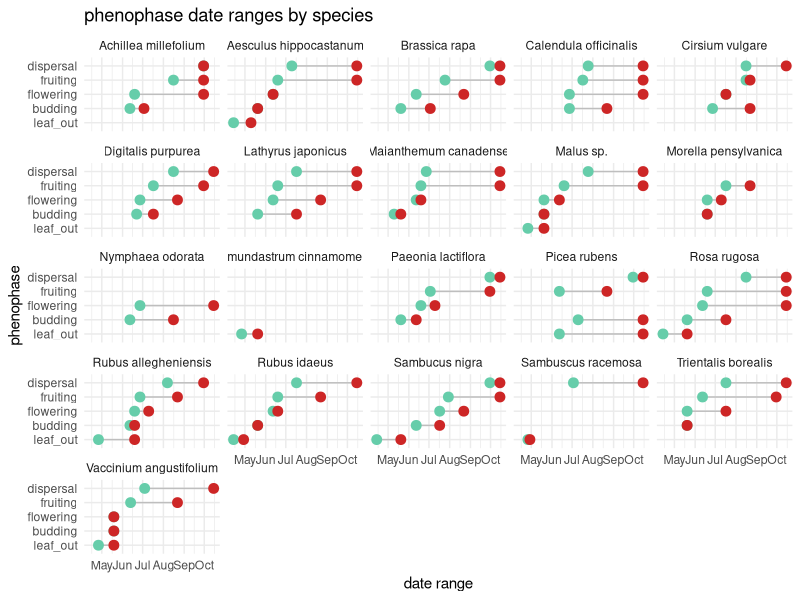
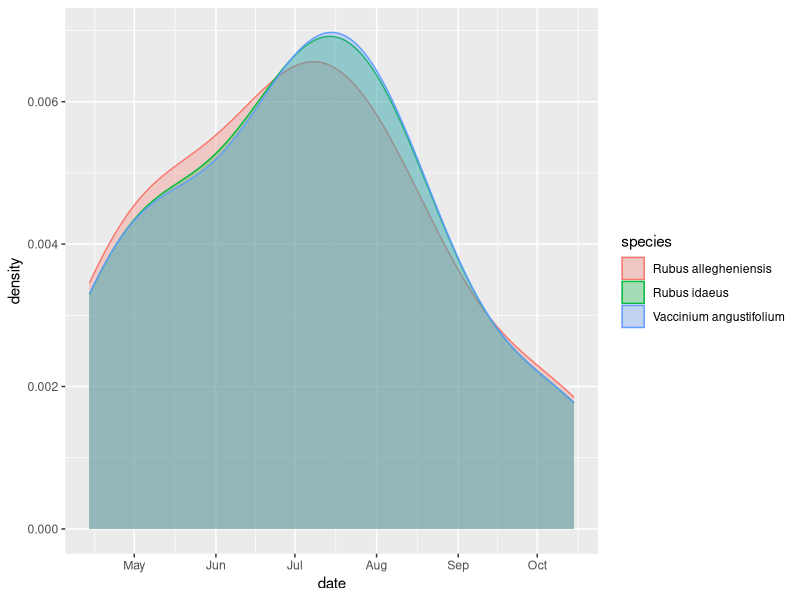
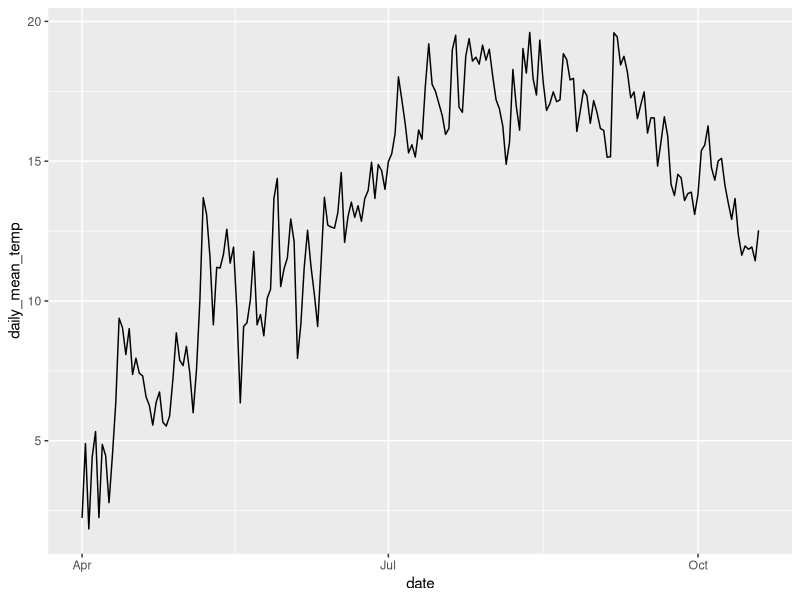
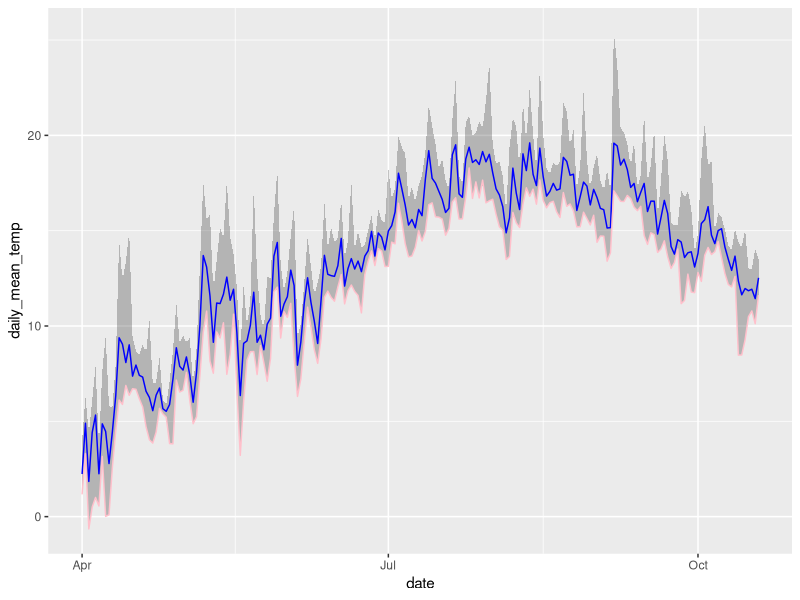

Here is the R script that generated these plots, in order: (Note: this script raises an error after producing the figures.)
## ---- chunk 1
library(tidyverse)
library(broom)
library(readr)
library(dplyr)
library(forcats)
library(lubridate)
## ---- chunk 2
# hurricane_plants <- read_csv("../data/hurricane_plants.csv")

hurricane_plants <- read_csv("../data/hurricane_plants.csv", 
    col_types = cols(date = col_date(format = "%m/%d/%Y")))

weather_data <- read_csv("../data/neracoos_buoy_data.csv")
## ---- chunk 3
# arrange variables in logical order
hurricane_plants <- relocate(hurricane_plants, 
       date, 
       life_form, 
       species, 
       common_name,
       initial_emergence,
       breaking_leaf_buds_count,
       leaf_presence,
       percent_unfolded_leaves,
       unfolded_leaves_count,
       percent_full_size_leaf,
       percent_leaves_colorful,
       fallen_leaf_presence,
       breaking_needle_bud_count,
       young_needle_count,
       percent_stalk_growth,
       percent_fiddlehead_unrolled,
       buds_and_flowers_count,
       percent_open_flowers,
       pollen_amount,
       pollen_cone_count,
       percent_open_pollen_cones,
       fruit_count,
       unripe_seed_cone_count, 
       percent_ripe_fruits,
       ripe_seed_cone_count,
       dropped_fruit_count,
       notes
       )

# remove empty rows, where life_form is NA 
hurricane_plants <- hurricane_plants %>% 
  filter(!is.na(life_form))
## ---- chunk 4
# first emergence column creation
hurricane_plants_join <- hurricane_plants %>%
  # mutate(date = as.Date(date)) %>%
  group_by(species, initial_emergence) %>% 
  filter(date == min(date)) %>% 
  slice(1) %>% # takes the first occurrence if there is a tie
  ungroup() %>%
  filter(initial_emergence == "TRUE") %>%
  dplyr::select(date, species, first_emergence=initial_emergence)

hurricane_plants <- hurricane_plants %>%
  full_join(hurricane_plants_join, join_by(date, species))
## ---- chunk 5
# create leafing out phenophase
hurricane_plants <- hurricane_plants %>%
  mutate(leaf_out = case_when(
    breaking_leaf_buds_count > 0 & percent_unfolded_leaves < 1 ~ T,
    percent_unfolded_leaves > 0 & percent_unfolded_leaves < 1 ~ T,
    breaking_needle_bud_count > 0 ~ T,
    percent_stalk_growth > 0 & percent_stalk_growth < 1 ~ T,
    .default = F
  ))
  
# create budding phenophase
hurricane_plants <- hurricane_plants %>%
  mutate(budding = case_when(
    buds_and_flowers_count > 0 & percent_open_flowers < 1 ~ T,
    pollen_cone_count > 0 ~ T,
    .default = F
  ))

# create flowering phenophase
hurricane_plants <- hurricane_plants %>%
  mutate(flowering = case_when(
    percent_open_flowers > 0 & buds_and_flowers_count > 0 ~ T,
    pollen_amount != "none" ~ T,
    .default = F
  ))

# create fruiting phenophase
hurricane_plants <- hurricane_plants %>%
  mutate(fruiting = case_when(
    fruit_count > 0 ~ T,
    unripe_seed_cone_count > 0 ~ T,
    .default = F
  ))

# create dispersal phenophase
hurricane_plants <- hurricane_plants %>%
  mutate(dispersal = case_when(
    percent_ripe_fruits > 0 ~ T,
    ripe_seed_cone_count > 1 ~ T,
    dropped_fruit_count > 0 ~ T,
    .default = F
  ))
## ---- chunk 6
# join first emergence to phenophase dataframe
#hurricane_plants <- hurricane_plants %>%
# full_join(hurricane_plants_join, join_by(species))

# pivot longer
hurricane_plants_long <- hurricane_plants %>%
  pivot_longer(
    cols = c(leaf_out : dispersal), 
    names_to = "phenophase"
  ) %>%
  filter(value == "TRUE") %>%
  group_by(species, phenophase) %>%
  summarize(start_date = min(date), 
            end_date = max(date))

# plot
hurricane_plants_long %>%
ggplot() +
  geom_segment( aes(x = (fct_relevel(phenophase, c("leaf_out",
                                                   "budding",
                                                   "flowering",
                                                   "fruiting",
                                                   "dispersal"))), 
                    xend = (fct_relevel(phenophase, c("leaf_out",
                                                      "budding",
                                                      "flowering",
                                                      "fruiting",
                                                      "dispersal"))),
                    y = start_date, 
                    yend=end_date), 
                color = "grey") +
  
  geom_point(aes(x = (fct_relevel(phenophase, c("leaf_out", 
                                                "budding", 
                                                "flowering", 
                                                "fruiting",
                                                "dispersal"))),
                 y = start_date), 
             color = "aquamarine3", 
             size = 3 ) +
  
  geom_point(aes(x = (fct_relevel(phenophase, c("leaf_out", 
                                                "budding", 
                                                "flowering", 
                                                "fruiting",
                                                "dispersal"))),
                 y = end_date), 
             color = "firebrick3", 
             size = 3 ) +
  
  coord_flip()+
  facet_wrap(~ species) +
  theme_minimal() +
  theme(legend.position = "none",) +
  labs(x = "phenophase",
       y = "date range",
       title = "phenophase date ranges by species")
## ---- chunk 7
#comparisons with raspberry, blackberry, and blueberry
hurricane_plants %>%
  filter(species %in% c("Rubus allegheniensis", "Vaccinium angustifolium", "Rubus idaeus")) %>%
  ggplot(
    aes(x = date, color = species, fill = species,)) +
    geom_density(alpha = 0.3)
   # scale_color_viridis(discrete = TRUE) +
   # scale_fill_viridis(discrete = TRUE)
#This isn't quite what I want here. not sure it should be a density plot cuz i wanna specify that the y axis should be percent ripe fruit. Maybe it should be a histogram instead? R is hard.
## ---- chunk 8
# lubridate weather entries, calculate useful daily temperatures
weather_data <- weather_data %>%
  mutate(time = ymd_hms(time),
         month = month(time),
         day = day(time),
         date = as_date(round_date(time, unit = "day"))) %>%
  mutate(air_temperature = as.numeric(air_temperature)) %>%
  group_by(date) %>%
  summarize(daily_mean_temp = mean(air_temperature, na.rm = TRUE),
            daily_min_temp = min(air_temperature, na.rm = TRUE),
            daily_max_temp = max(air_temperature, na.rm = TRUE),
            daily_sd_temp = sd(air_temperature, na.rm = TRUE))

# glimpse weather data
glimpse(weather_data)
## ---- chunk 9
# set species minimums for temperatures and calculate total days above "frosts"
weather_data %>%
  group_by(date) %>%
  mutate(yarrow_temp_above = case_when(daily_mean_temp > 5 ~ 1, 
                                       TRUE ~ 0),
         apple_temp_above = case_when(daily_mean_temp > 12 ~ 1, 
                                       TRUE ~ 0)) %>% #find relevant temperatures, name by species, and join to hurricane_plants by this variable (dates after critical period)
  pivot_longer(cols = c(yarrow_temp_above, apple_temp_above), names_to = "species_germ", values_to = "germination_possible") %>%
  filter(germination_possible == 1) %>% #earliest non-frost or favourable germination date
  group_by(species_germ) %>%
  slice_min(date, n = 1)
## ---- chunk 10
# line plot daily mean temperature
ggplot(weather_data, aes(x=date, y=daily_mean_temp)) +
  geom_line() 
## ---- chunk 11
# plot ribbon of daily temperature readings
weather_data %>%
  ggplot(aes(x = date)) +
    geom_ribbon(aes(y = daily_mean_temp, ymin = daily_min_temp, ymax = daily_max_temp), alpha = 0.3) +
    geom_line(aes(y = daily_mean_temp), color = "blue") +
    geom_line(aes(y = daily_min_temp), color = "pink") 
## ---- chunk 12
hurricane_climate <- read_file("../data/hurricane_climate.sdb")
